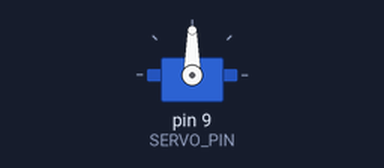
Recording of a sketch running on a simulated Arduino Uno, built with avr-gcc and run on an emulated ATmega328P. Parts: servo.

Above: at 0.05 s.
Timing chart, 0 to 4.6 s (numbered marks = the images above):
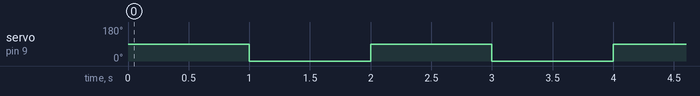

Measured:
- by itself, servo on pin 9 (SERVO_PIN): alternates 90° for 1.0 s and 0° for 1.0 s

The sketch:

test_servo.ino
```cpp
#include <Servo.h>

#define SERVO_PIN 9 // Define the pin connected to the servo

Servo myServo;  // Create a Servo object

void initializeServo() {
    myServo.attach(SERVO_PIN);  // Attaches the servo on SERVO_PIN to the Servo object
}

void rotateServo(int angle) {
    // Check if the angle is within the servo's range
    if (angle >= 0 && angle <= 180) {
        myServo.write(angle);  // Tell servo to go to position in variable 'angle'
    } else {
        Serial.println("Angle out of range");
    }
}

void setup() {
    Serial.begin(9600);
    initializeServo();
    // Other initializations...
}

void loop() {
    // Example usage: Rotate servo to 90 degrees
    rotateServo(90);
    delay(1000);

    // Rotate back to 0 degrees
    rotateServo(0);
    delay(1000);

    // Additional logic...
}
```
